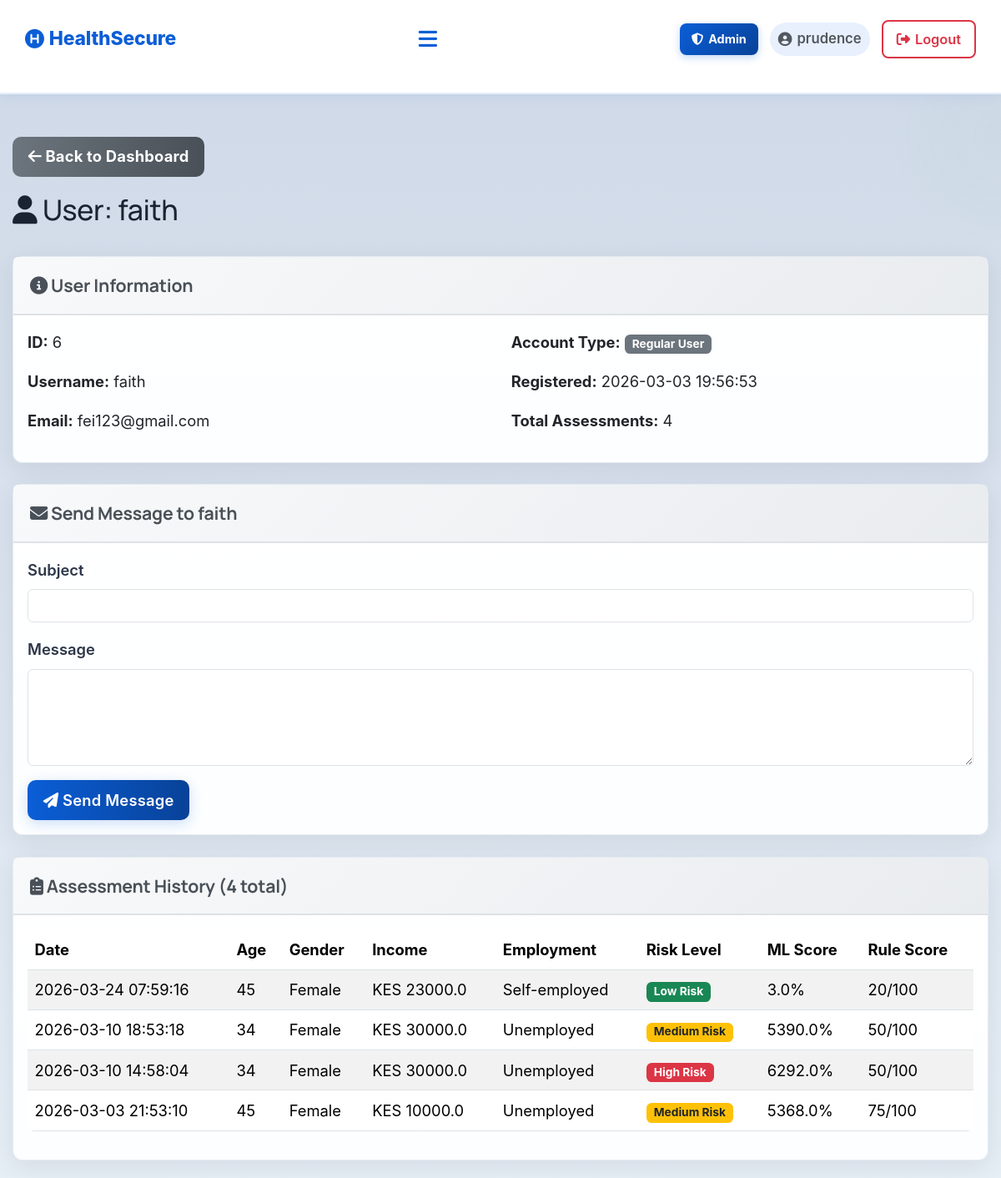
Page /admin/user/6 (signed in, upper part) on the earlier database version.
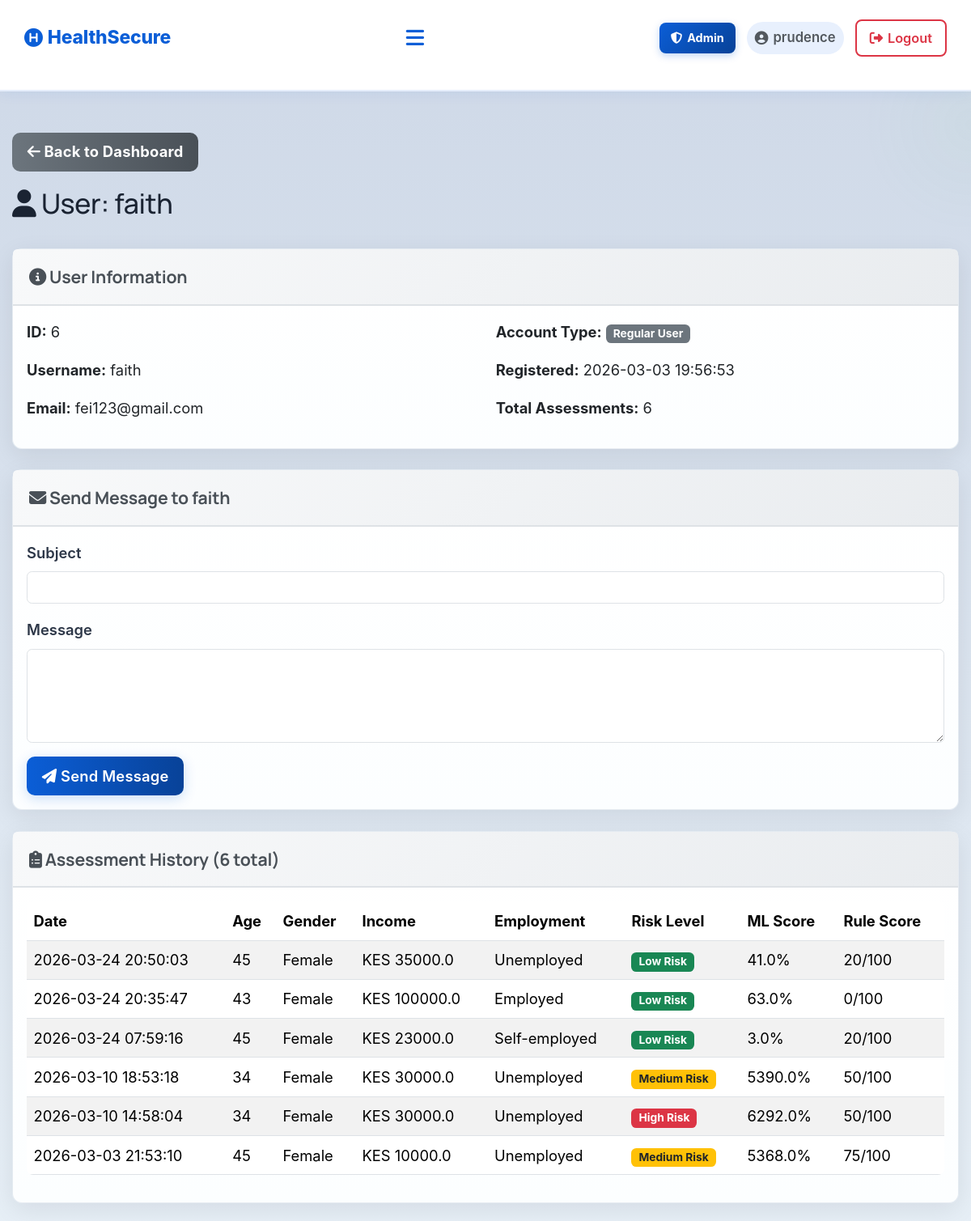
Same page on the later database version.
### tables this page shows
CREATE TABLE assessments (
            id INTEGER PRIMARY KEY AUTOINCREMENT,
            user_id INTEGER NOT NULL,
            age INTEGER,
            gender TEXT,
            marital_status TEXT,
            employment_status TEXT,
            income REAL,
            children INTEGER,
            education_level TEXT,
            residence_type TEXT,
            chronic_illness TEXT,
            family_size INTEGER,
            healthcare_knowledge TEXT,
            hospital_visit_gap REAL,
            routine_checkups INTEGER,
            cancer_screening INTEGER,
            dental_checkup INTEGER,
            mental_health_support INTEGER,
            risk_level TEXT,
            probability REAL,
            created_at TIMESTAMP DEFAULT CURRENT_TIMESTAMP, rule_based_score INTEGER DEFAULT 0, rule_based_category TEXT DEFAULT "Unknown",
            FOREIGN KEY (user_id) REFERENCES users (id)
        );

### app.py (the view)
@app.route('/admin/user/<int:user_id>')
@admin_required
def admin_view_user(user_id):
    conn = get_db_connection()
    user = conn.execute('SELECT * FROM users WHERE id = ?', (user_id,)).fetchone()
    if not user:
        flash('User not found!', 'danger')
        return redirect(url_for('admin_dashboard'))
    assessments = conn.execute('''
        SELECT * FROM assessments
        WHERE user_id = ?
        ORDER BY created_at DESC
    ''', (user_id,)).fetchall()
    conn.close()
    return render_template('admin_user_view.html',
                          username=session.get('username'),
                          user=user,
                          assessments=assessments)

### app.py (called while the page is built)
@app.context_processor
def inject_assessment_results():
    return {
        'has_results': session.get('assessment_result') is not None,
        'assessment_result': session.get('assessment_result'),
        'assessment_user_data': session.get('user_data')
    }

def get_db_connection():
    conn = sqlite3.connect(DATABASE)
    conn.row_factory = sqlite3.Row
    return conn

def is_admin():
    return bool(session.get('logged_in')) and session.get('is_admin', 0) == 1

def admin_required(f):
    from functools import wraps
    @wraps(f)
    def decorated_function(*args, **kwargs):
        if not session.get('logged_in'):
            flash('Please log in to access this page.', 'warning')
            return redirect(url_for('login'))
        if not is_admin():
            flash('Access denied. Admin privileges required.', 'danger')
            return redirect(url_for('index'))
        return f(*args, **kwargs)
    return decorated_function

### templates/admin_user_view.html (shortened to what the changed rows need)
{% extends 'base.html' %}
{% block extra_css %}
<link rel="stylesheet" href="{{ url_for('static', filename='css/admin.css') }}">
{% endblock %}
{% block content %}
<div class="container mt-5">
    <div class="row mb-4">
        <div class="col-12">
            <h2><i class="fas fa-user"></i> User: {{ user.username }}</h2>
        </div>
    </div>
    <div class="card mb-4">
        <div class="card-body">
            <div class="row">
                <div class="col-md-6">
                    <p><strong>Account Type:</strong>
                        {% if user.is_admin == 1 %}
                        <span class="badge bg-danger">Administrator</span>
                        {% else %}
                        <span class="badge bg-secondary">Regular User</span>
                        {% endif %}
                    </p>
                    <p><strong>Registered:</strong> {{ user.created_at }}</p>
                    <p><strong>Total Assessments:</strong> {{ assessments|length }}</p>
                </div>
            </div>
        </div>
    </div>
    <div class="card">
        <div class="card-header">
            <h5><i class="fas fa-clipboard-list"></i> Assessment History ({{ assessments|length }} total)</h5>
        </div>
        <div class="card-body">
            {% if assessments %}
            <div class="table-responsive">
                <table class="table table-striped table-hover">
                    <thead>
                        <tr>
                            <th>Date</th>
                            <th>Age</th>
                            <th>Gender</th>
                            <th>Income</th>
                            <th>Employment</th>
                            <th>Risk Level</th>
                            <th>ML Score</th>
                            <th>Rule Score</th>
                        </tr>
                    </thead>
                    <tbody>
                        {% for assessment in assessments %}
                        <tr>
                            <td>{{ assessment.created_at }}</td>
                            <td>{{ assessment.age }}</td>
                            <td>{{ assessment.gender }}</td>
                            <td>KES {{ assessment.income|round(0) }}</td>
                            <td>{{ assessment.employment_status }}</td>
                            <td>
                                {% if assessment.risk_level == 'High Risk' %}
                                <span class="badge bg-danger">{{ assessment.risk_level }}</span>
                                {% elif assessment.risk_level == 'Medium Risk' %}
                                <span class="badge bg-warning text-dark">{{ assessment.risk_level }}</span>
                                {% else %}
                                <span class="badge bg-success">{{ assessment.risk_level }}</span>
                                {% endif %}
                            </td>
                            <td>{{ (assessment.probability * 100)|round(1) }}%</td>
                            <td>{{ assessment.rule_based_score }}/100</td>
                        </tr>
                        {% endfor %}
                    </tbody>
                </table>
            </div>
            {% else %}
            <p class="text-muted">No assessments yet for this user.</p>
            {% endif %}
        </div>
    </div>
</div>
{% endblock %}

Differences in the rows shown:
added assessments: created_at "2026-03-24 20:50:03", age "45", gender "Female", income "35000.0", employment_status "Unemployed", risk_level "Low Risk", (assessment.probability*100)|round(1) "41.0", rule_based_score "20"
added assessments: created_at "2026-03-24 20:35:47", age "43", gender "Female", income "100000.0", employment_status "Employed", risk_level "Low Risk", (assessment.probability*100)|round(1) "63.0", rule_based_score "0"
Other differences:
{{ assessments|length }}: "4" → "6"
